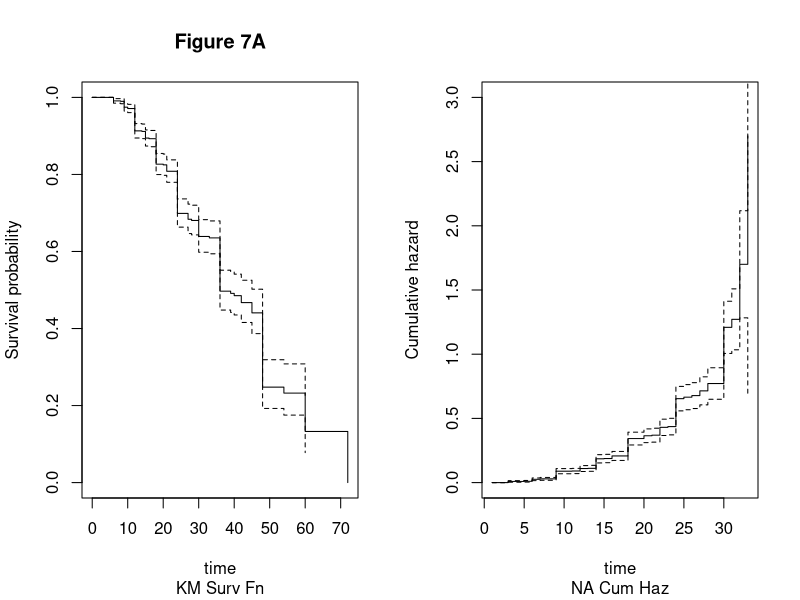
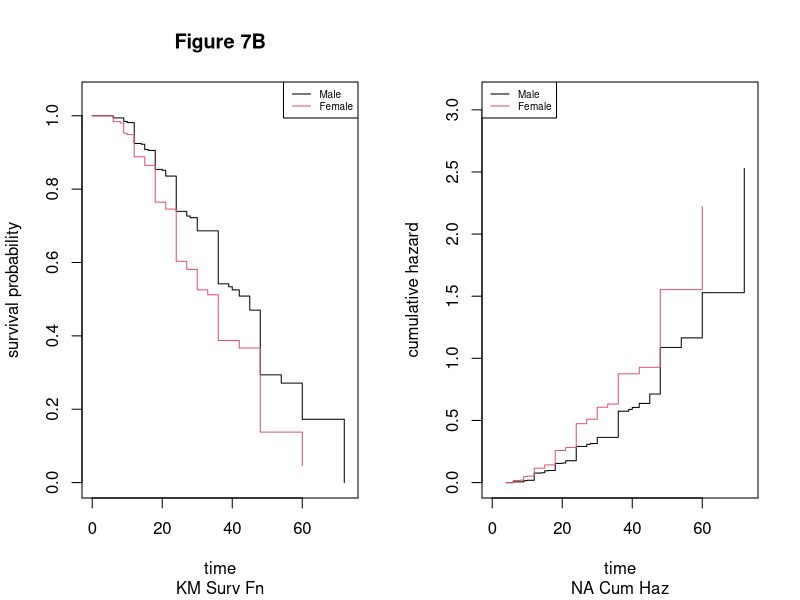
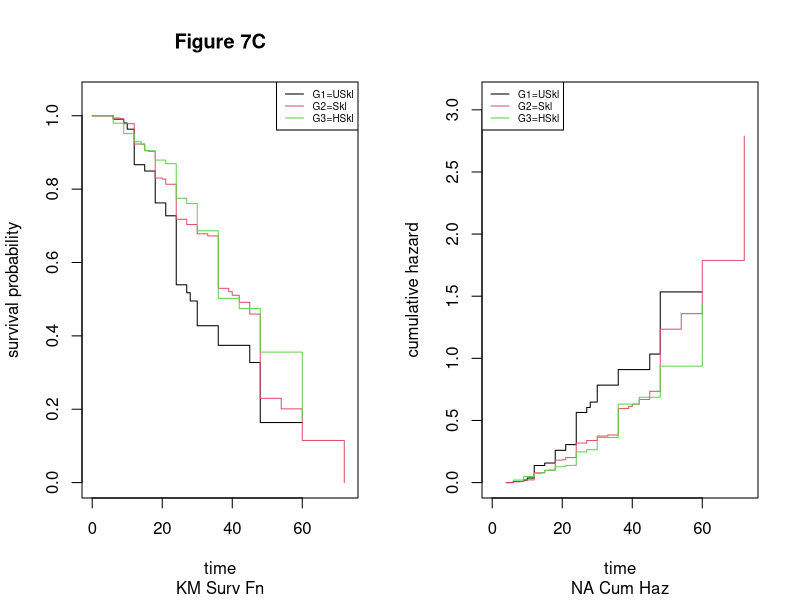

The R source for these figures, in order:
#=========================================================================
# Prepare Environment
#-------------------------------------------------------------------------
library(survival)
library(survminer)
library(MASS)
#=========================================================================
# Step 0. Get the data
#-------------------------------------------------------------------------
myCredit=read.csv('GermanCredit.csv')   # Extract the German Credit Data
head(myCredit)        # Have a glimps of data
#=========================================================================
# Step 1. Preparing Right Censor Data
#-------------------------------------------------------------------------
Lifetime = myCredit$Duration                  # Right Censor Survival Data
Status = ifelse(myCredit$Class=="Bad",1,0)    # Censoring indicator variable (1 for complete obs, 0 for censored)
# Data preparation for KM estimation but not for parametric fit
CensorData = data.frame(cbind(Lifetime,Status))                 # Censor Data      
SurvObject = Surv(myCredit$Duration,(myCredit$Class)=="Bad")    # Survival Object
#=========================================================================
# Step 2. Non-parametric Survival Function/Hazard Estimation
#-------------------------------------------------------------------------
# Kaplan Meier estimate of survival function
Result = survfit(Surv(Lifetime,Status)~1,
                 CensorData,stype=1)  # stype=1: direct method (i.e. KM) to estimate S(t)
# Nelson Aalen estimate of survival function
ResultH = survfit(Surv(Lifetime,Status)~1,CensorData,conf.type="plain",
                  stype=2,ctype=1)  # stype=2,ctype=1: indirect method to estimate S(t) from H(t)

par(mfrow=c(1,2))
plot(Result,xlab="time",ylab="Survival probability",ylim=c(0,1),col=1)           
title(main='Figure 7A',sub="KM Surv Fn")
plot(ResultH$cumhaz,xlab="time",ylab="Cumulative hazard",ylim=c(0,3),type="s",col=1)
lines(ResultH$cumhaz+1.96*ResultH$std.err,type="s",lty=2,col=1)
lines(ResultH$cumhaz-1.96*ResultH$std.err,type="s",lty=2,col=1)
title(sub="NA Cum Haz")
#-------------------------------------------------------------------------
# Step 3. Comparison of survival/Hazard functions between groups [KM/NA]
#-------------------------------------------------------------------------
# Grouping on Gender (Male=1 & Female=2)
#---------------------------------------------------------------
Group = rep(1,length(Lifetime));
Group[(myCredit$Personal.Female.NotSingle==1) | (myCredit$Personal.Female.Single==1)]=2
head(cbind(Lifetime,Status,Group))
par(mfrow=c(1,2))
# Right censored data: graphical comparison of two groups
KM_G=survfit(Surv(Lifetime,Status)~Group)
plot(KM_G,col=c(1,2),xlab="time",ylab="survival probability",
     xlim=c(0,max(KM_G$time)+1),ylim=c(0,1.05))
legend('topright',c("Male","Female"),lty=c(1,1),col=c(1,2),cex=.6)
title(main='Figure 7B',sub="KM Surv Fn")
NA_G=survfit(Surv(Lifetime,Status)~Group,stype=2,ctype=1)
plot(NA_G$time[seq(1,32)],NA_G$cumhaz[seq(1,32)],col=c(1),
     xlab="time",ylab="cumulative hazard",type='s',
     xlim=c(0,max(NA_G$time)+1),ylim=c(0,ceiling(max(NA_G$cumhaz))+.1))
lines(NA_G$time[seq(33,55)],NA_G$cumhaz[seq(33,55)],col=c(2),type='s')
legend('topleft',c("Male","Female"),lty=c(1,1),col=c(1,2),cex=.6)
title(sub="NA Cum Haz")
# Right censored data: statistical comparison of two groups
s1=survdiff(Surv(Lifetime,Status)~Group,rho = 0)           # logrank test
s2=survdiff(Surv(Lifetime,Status)~Group,rho = 1)           # Gehan-Wilcoxon test
#-------------------------------------------------------------------------
# Grouping on skillset (Unskilled=1, Skilled=2 & Highly Skilled=3)
#---------------------------------------------------------------
Group = rep(1,length(Lifetime));
Group[(myCredit$Job.SkilledEmployee==1)]=2
Group[(myCredit$Job.Management.SelfEmp.HighlyQualified==1)]=3
head(cbind(Lifetime,Status,Group))
par(mfrow=c(1,2))
# Right censored data: graphical comparison between groups
KM_G=survfit(Surv(Lifetime,Status)~Group)
plot(KM_G,col=c(1,2,3),xlab="time",ylab="survival probability",
     xlim=c(0,max(KM_G$time)+1),ylim=c(0,1.05))
legend('topright',c("G1=USkl","G2=Skl","G3=HSkl"),lty=c(1,1,1),col=c(1,2,3),cex=.6)
title(main='Figure 7C',sub="KM Surv Fn")
NA_G=survfit(Surv(Lifetime,Status)~Group,stype=2,ctype=1)
plot(NA_G$time[seq(1,26)],NA_G$cumhaz[seq(1,26)],col=c(1),
     xlab="time",ylab="cumulative hazard",type='s',
     xlim=c(0,max(NA_G$time)+1),ylim=c(0,ceiling(max(NA_G$cumhaz))+.1))
lines(NA_G$time[seq(27,57)],NA_G$cumhaz[seq(27,57)],col=c(2),type='s')
lines(NA_G$time[seq(58,77)],NA_G$cumhaz[seq(58,77)],col=c(3),type='s')
legend('topleft',c("G1=USkl","G2=Skl","G3=HSkl"),lty=c(1,1,1),col=c(1,2,3),cex=.6)
title(sub="NA Cum Haz")
# Right censored data: statistical comparison between groups
#All groups at a time
# Between all of them at together [H0:= survival functions of three groups are same]
survdiff(Surv(Lifetime,Status)~Group,rho = 0)           # logrank test
survdiff(Surv(Lifetime,Status)~Group,rho = 1)           # Gehan-Wilcoxon test
#Two groups at a time
# Between skilled and highly qualified
survdiff(Surv(Lifetime[Group!=1],Status[Group!=1])~Group[Group!=1],rho = 0)           # logrank test
survdiff(Surv(Lifetime[Group!=1],Status[Group!=1])~Group[Group!=1],rho = 1)           # Gehan-Wilcoxon test
# Between skilled and unskilled
survdiff(Surv(Lifetime[Group!=3],Status[Group!=3])~Group[Group!=3],rho = 0)           # logrank test
survdiff(Surv(Lifetime[Group!=3],Status[Group!=3])~Group[Group!=3],rho = 1)           # Gehan-Wilcoxon test
# Between unskilled and highly qualified
survdiff(Surv(Lifetime[Group!=2],Status[Group!=2])~Group[Group!=2],rho = 0)           # logrank test
survdiff(Surv(Lifetime[Group!=2],Status[Group!=2])~Group[Group!=2],rho = 1)           # Gehan-Wilcoxon test
#-------------------------------------------------------------------------